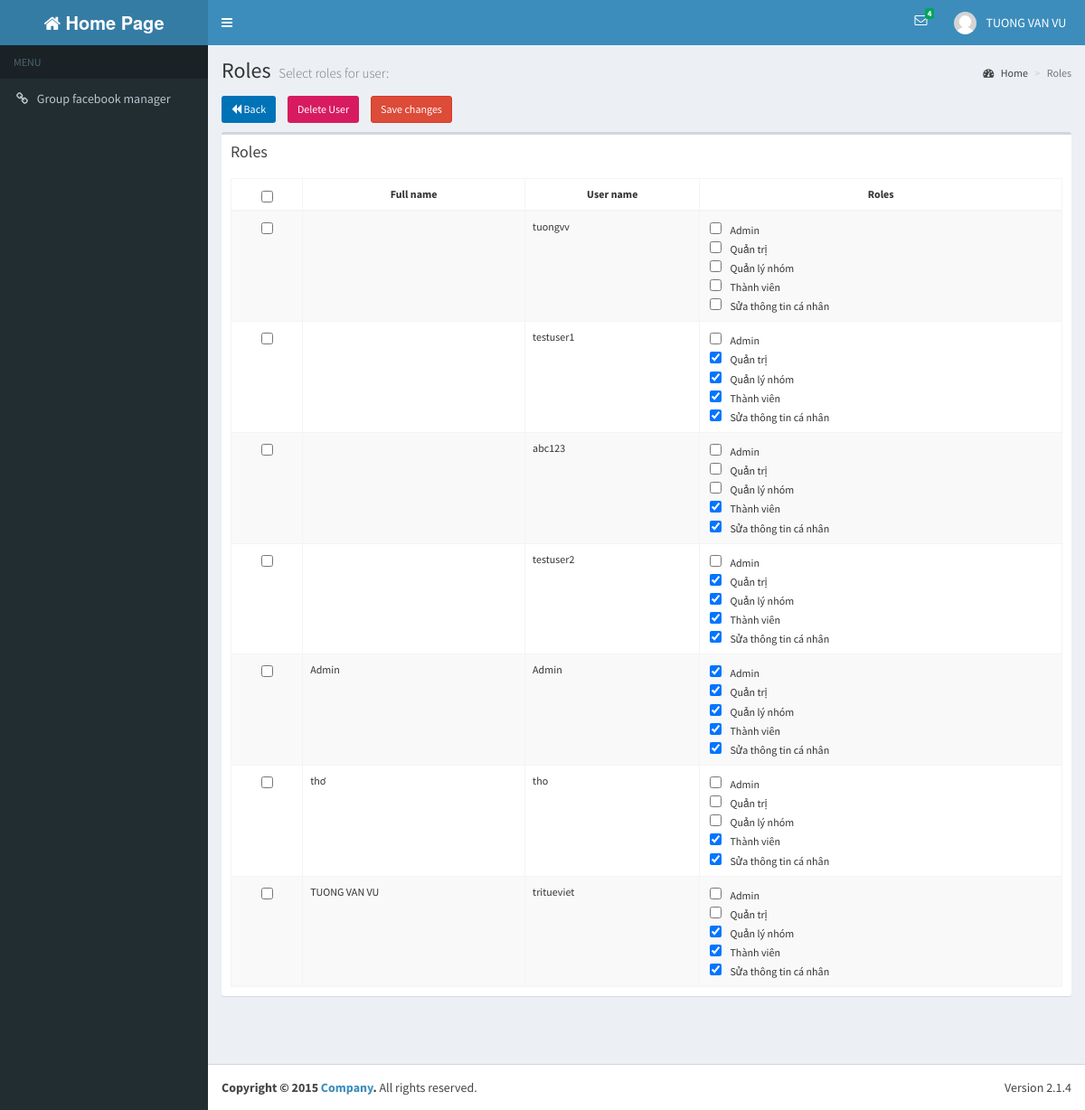
Screenshot of /rolesView.php (signed in) with the database file from the repository.
### tables this page shows
CREATE TABLE IF NOT EXISTS `users` (
  `UserId` int(20) NOT NULL AUTO_INCREMENT,
  `UserName` varchar(30) NOT NULL,
  `Password` varchar(16) NOT NULL,
  `FullName` varchar(50) DEFAULT NULL,
  `Address1` varchar(100) DEFAULT NULL,
  `Birthday` datetime DEFAULT NULL,
  `PhoneNumber1` varchar(15) DEFAULT NULL,
  `Email` varchar(50) DEFAULT NULL,
  `Gender` varchar(10) DEFAULT NULL,
  `CreateTime` timestamp NOT NULL DEFAULT '0000-00-00 00:00:00',
  `UpdateTime` timestamp NOT NULL DEFAULT '0000-00-00 00:00:00' ON UPDATE CURRENT_TIMESTAMP,
  `Avatar` varchar(100) DEFAULT NULL,
  `PhoneNumber2` varchar(100) DEFAULT NULL,
  `Address2` varchar(100) DEFAULT NULL,
  `Class` varchar(50) DEFAULT NULL,
  `School` varchar(100) DEFAULT NULL,
  `FacebookId` varchar(50) DEFAULT NULL,
  PRIMARY KEY (`UserId`),
  KEY `avatar` (`Avatar`)
);

CREATE TABLE IF NOT EXISTS `roles` (
  `RoleId` int(20) NOT NULL AUTO_INCREMENT,
  `RoleName` varchar(30) NOT NULL,
  `Description` varchar(500) NOT NULL,
  PRIMARY KEY (`RoleId`)
);

### dao/db_connect.php (called while the page is built, shortened)
<?php
class DB_CONNECT {
    function connect() {
        $con = @mysql_connect(DB_SERVER, DB_USER, DB_PASSWORD) or die(mysql_error());
        return $con;
    }
}
?>

### dao/daoInbox.php (called while the page is built, shortened)
<?php
require_once 'db_connect.php';
$createTime = "CreateTime";
$updateTime = "UpdateTime";
function getInboxIdUseStatus($varName) {
    $result = mysql_query("SELECT 1 FROM inbox "
            . " WHERE  status = 1 and toUserId = " . $varName)
            or die(mysql_error());
    if (mysql_num_rows($result) > 0) {
        return mysql_num_rows($result);
    }
    return 0;
}
?>

### dao/daoUsers.php (called while the page is built, shortened)
<?php
require_once 'db_connect.php';
require_once '/../models/users.php';
$userId = "UserId";
$userName = "UserName";
$password = "Password";
$fullName = "FullName";
$avatar = "Avatar";
$address1 = "Address1";
$address2 = "Address2";
$birthday = "Birthday";
$phoneNumber1 = "PhoneNumber1";
$phoneNumber2 = "PhoneNumber2";
$email = "Email";
$gender = "Gender";
$school = "School";
$class = "Class";
$createTime = "CreateTime";
$updateTime = "UpdateTime";
function getUserById($varUserName) {
    global $userId, $userName, $password, $fullName, $address1, $address2, $birthday, $phoneNumber1, $phoneNumber2, $email, $gender, $createTime, $updateTime, $school, $class, $avatar;
    $result = mysql_query("SELECT * ,DATE_FORMAT(Birthday, \"%d-%l-%Y\") AS DOB FROM users WHERE UserId = '" . $varUserName . "'") or die(mysql_error());
    if (mysql_num_rows($result) > 0) {
        while ($row = mysql_fetch_array($result)) {
            $users = new Users();
            $users->setUserId($row[$userId]);
            $users->setUserName($row[$userName]);
            $users->setPassword($row[$password]);
            $users->setFullName($row[$fullName]);
            $users->setAddress2($row[$address2]);
            $users->setAddress1($row[$address1]);
            $users->setBirthday($row['DOB']);
            $users->setAvatar($row[$avatar]);
            $users->setPhoneNumber2($row[$phoneNumber2]);
            $users->setPhoneNumber1($row[$phoneNumber1]);
            $users->setEmail($row[$email]);
            $users->setGender($row[$gender]);
            $users->setSchool($row[$school]);
            $users->setClass($row[$class]);
            $users->setCreateTime($row[$createTime]);
            $users->setUpdateTime($row[$updateTime]);
            return $users;
        }
    }
    return null;
}
function getListUsersRole($start, $count) {
    global $userId, $userName, $password, $fullName, $address1, $address2, $birthday, $phoneNumber1, $phoneNumber2, $email, $gender, $createTime, $updateTime, $school, $class, $avatar;
    $listUsers = array();
    $result = mysql_query("SELECT *FROM users  order by " . $fullName . " LIMIT " . $start . "," . $count . "") or die(mysql_error());
    if (mysql_num_rows($result) > 0) {
        while ($row = mysql_fetch_array($result)) {
            $users = new Users();
            $users->setUserId($row[$userId]);
            $users->setUserName($row[$userName]);
            $users->setPassword($row[$password]);
            $users->setFullName($row[$fullName]);
            $users->setAddress2($row[$address2]);
            $users->setAddress1($row[$address1]);
            $users->setBirthday($row[$birthday]);
            $users->setAvatar($row[$avatar]);
            $users->setPhoneNumber2($row[$phoneNumber2]);
            $users->setPhoneNumber1($row[$phoneNumber1]);
            $users->setEmail($row[$email]);
            $users->setGender($row[$gender]);
            $users->setSchool($row[$school]);
            $users->setClass($row[$class]);
            $users->setCreateTime($row[$createTime]);
            $users->setUpdateTime($row[$updateTime]);
            array_push($listUsers, $users);
        }
        return $listUsers;
    }
    return $listUsers;
}
function checkRoleQLNhom($varName) {
    $result = mysql_query("SELECT * from user_role where roleId = 3 AND UserId = " . $varName) or die(mysql_error());
    if (mysql_num_rows($result) > 0) {
        return true;
    }
    return false;
}
?>

### models/users.php (called while the page is built, shortened)
<?php
class Users {
    private $userId;
    private $userName;
    private $fullName;
    function getUserId() {
        return $this->userId;
    }
    function getUserName() {
        return $this->userName;
    }
    function getFullName() {
        return $this->fullName;
    }
    function setUserId($userId) {
        $this->userId = $userId;
    }
    function setUserName($userName) {
        $this->userName = $userName;
    }
    function setFullName($fullName) {
        $this->fullName = $fullName;
    }
}

### dao/daoRoles.php (called while the page is built, shortened)
<?php
require_once 'db_connect.php';
require_once '/../models/roles.php';
$roleId = "RoleId";
$roleName = "RoleName";
$description = "Description";
function checkRole($user, $role) {
    $result = mysql_query("SELECT *FROM user_role where UserId= ".$user." AND RoleId= ".$role) or die(mysql_error());
    if (mysql_num_rows($result) > 0) {
        return true;
    }
    return false;
}
function getListRoles() {
 global    $roleId, $roleName, $description;
$listRoles = array();
    $result = mysql_query("SELECT *FROM roles order by roleId") or die(mysql_error());
    if (mysql_num_rows($result) > 0) {
        while ($row = mysql_fetch_array($result)) {
            $roles = new Roles();
            $roles->setRoleId($row[$roleId]);
            $roles->setRoleName($row[$roleName]);
            $roles->setDescription($row[$description]);
            array_push($listRoles, $roles);
        }
    }
    return $listRoles;
}
?>

### models/roles.php (called while the page is built, shortened)
<?php
class Roles {
    private $roleId;
    private $roleName;
    function getRoleId() {
        return $this->roleId;
    }
    function getRoleName() {
        return $this->roleName;
    }
    function setRoleId($roleId) {
        $this->roleId = $roleId;
    }
    function setRoleName($roleName) {
        $this->roleName = $roleName;
    }
}

### rolesView.php (the view, shortened to what this page needs)
<?php
require_once '/dao/daoUsers.php';
require_once '/models/users.php';
require_once '/dao/daoInbox.php';
require_once '/models/roles.php';
require_once '/dao/daoRoles.php';
$userNameLogin = getUserById($_SESSION['user_id']);
$numInbox = getInboxIdUseStatus($_SESSION['user_id']);
$current = $_GET['pageNumRole'] == null ? 1 : $_GET['pageNumRole'];
$start = ($current - 1) * 10 + 1;
$listInbox = (array) getListUsersRole(($start - 1), 10);
$listRole = getListRoles();
?>
<html>
    <head>
        <?php include 'includeCss.php'; ?>
    </head>
    <body class="hold-transition skin-blue sidebar-mini">
        <div class="wrapper">
            <?php include 'includeTab.php';?>
            <div class="content-wrapper">
                <section class="content-header">
                    <h1>
                        Roles
                        <small>Select roles for user:</small>
                    </h1>
                    <ol class="breadcrumb">
                        <li><a href="#"><i class="fa fa-dashboard"></i> Home</a></li>
                        <li class="active">Roles</li>
                    </ol>
                </section>
                <section class="content">
                    <div class="row">
                        <form id="form_id" name="myform" action="processRoles.php" method="POST">
                            <div class="col-md-12" style="padding-bottom: 10px;">
                                <span>
                                    <div class= "left" style="display:inline" >
                                        <a class="left text-center btn btn-sm btn-file bg-blue" href = "homePage.php"><fi class="fa fa-backward"></fi>  Back</a>
                                    </div>
                                    <div class= "center" style="display:inline;margin-left: 10px;" style="padding-left: 20px;">
                                        <button type="submit" name="deleteUser" class="text-center btn btn-sm btn-file bg-maroon" >Delete User</button>
                                    </div>
                                    <div class= "right" style="display:inline;margin-left: 10px;" style="padding-left: 20px;">
                                        <button type="submit" name="capQuyen1" class="text-center btn btn-sm btn-file btn-danger" >Save changes</button>
                                    </div>
                                </span>
                            </div>
                            <div class="col-md-12">
                                <div class="box">
                                    <div class="box-header">
                                        <h3 class="box-title">Roles</h3>
                                    </div>
                                    <div class="box-body">
                                        <table id="example1" class="table table-bordered table-striped text-sm" cellspacing="0" width="100%">
                                            <thead>
                                                <tr>
                                                    <th class="text-center"><input type="checkbox" id ="selectall"/></th>
                                                    <th class="text-center">Full name</th>
                                                    <th class="text-center">User name</th>
                                                    <th class="text-center">Roles</th>
                                                </tr>
                                            </thead>
                                            <tbody>
                                                <?php
                                                foreach ($listInbox as $row) {
                                                    echo '<tr>';
                                                    echo "<td class =\"text-center\"><input type=\"checkbox\" class =\"cbox\" name=\"checkbox_name[]\" value=\"{$row->getUserId()}\" /></td>";
                                                    echo "<td>" . $row->getFullName() . "</td>";
                                                    echo "<td>{$row->getUserName()}</td>";
                                                    echo "<td align=\"left\">";
                                                    for ($j = 0; $j < sizeof($listRole); $j++) {
                                                        $check = checkRole($row->getUserId(), $listRole[$j]->getRoleId());
                                                        if ($check) {
                                                            echo " &nbsp;<input type=\"checkbox\" name=\"{$row->getUserId()}[]\" value=\"{$listRole[$j]->getRoleId()}\""
                                                            . "checked = \"true\"/> &nbsp; &nbsp;"
                                                            . $listRole[$j]->getRoleName() . "<br>";
                                                        } else {
                                                            echo " &nbsp;<input type=\"checkbox\" name=\"{$row->getUserId()}[]\" value=\"{$listRole[$j]->getRoleId()}\""
                                                            . "/> &nbsp; &nbsp;"
                                                            . $listRole[$j]->getRoleName() . "<br>";
                                                        }
                                                    }
                                                    echo '</tr>';
                                                }
                                                ?>
                                            </tbody>
                                        </table>
                                    </div>
                                </div>
                            </div>
                        </form>
                    </div>
                    <div class="row">
                        <div class="padding-2 col-md-12 text-center">
                        </div>
                    </div>
                </section>
            </div>
            <?php include 'includeFooter.php'; ?>
    </body>
</html>

### includeTab.php (shortened to what this page needs)
<header class="main-header">
    <a href="homePage.php" class="logo">
        <span class="logo-lg "><i class="fa fa-home"></i><b> Home Page</b></span>
    </a>
    <nav class="navbar navbar-static-top" role="navigation">
        <a href="#" class="sidebar-toggle" data-toggle="offcanvas" role="button">
        </a>
        <div class="navbar-custom-menu">
            <ul class="nav navbar-nav">
                <li class="dropdown messages-menu">
                    <a href="#" class="dropdown-toggle" data-toggle="dropdown">
                        <i class="fa fa-envelope-o"></i>
                        <span class="label label-success"><?php echo '' . ($numInbox == null ? 0 : $numInbox); ?></span>
                    </a>
                </li>
                <li class="dropdown user user-menu">
                    <a href="#" class="dropdown-toggle" data-toggle="dropdown">
                        <img src="dist/img/user2-160x160.jpg" class="user-image" alt="User Image">
                        <span class="hidden-xs"> <?php echo $userNameLogin->getFullName(); ?>&nbsp;&nbsp; </span>
                    </a>
                </li>
            </ul>
        </div>
    </nav>
</header>
<aside class="main-sidebar ">
    <section class="sidebar" >
        <?php $adminRole = checkRoleAdminUsingUserId($_SESSION['user_id']);
            ?>
        <ul class="sidebar-menu">
            <li class="header">MENU</li>
            <?php if ($adminRole) { ?>
                <li><a href="rolesView.php?pageNumRole=1"><i class="fa fa-link"></i> <span>Permission user manager</span></a></li>
            <?php } if (checkRoleQLNhom($_SESSION['user_id']) || checkRoleAdminUsingUserId($_SESSION['user_id'])) { ?>
                <li><a href="subGroup.php"><i class="fa fa-link"></i> <span>Group facebook manager</span></a></li>
            <?php } ?>
        </ul>
    </section>
</aside>

### css/w3.css (style rules this page uses)
*,*:before,*:after { box-sizing:inherit }
html { -ms-text-size-adjust:100%;-webkit-text-size-adjust:100% }
body { margin:0 }
article,aside,details,figcaption,figure,footer,header,main,menu,nav,section,summary { display:block }
a { background-color:transparent;-webkit-text-decoration-skip:objects }
small { font-size:80% }
img { border-style:none }
button,input,select,textarea { font:inherit;margin:0 }
button,input { overflow:visible }
button,select { text-transform:none }
button,html [type=button],[type=reset],[type=submit] { -webkit-appearance:button }
[type=checkbox],[type=radio] { padding:0 }
html,body { font-family:Verdana,sans-serif;font-size:15px;line-height:1.5 }
html { overflow-x:hidden }
h1,h2,h3,h4,h5,h6,.w3-slim,.w3-wide { font-family:"Segoe UI",Arial,sans-serif }
h1 { font-size:36px }
h3 { font-size:24px }
h1,h2,h3,h4,h5,h6 { font-weight:400;margin:10px 0 }
img { margin-bottom:-5px }
a { color:inherit }

### rows the page displays
users: FullName "TUONG VAN VU", UserName "tritueviet"
users: UserName "tuongvv"
roles: RoleName "Admin"
roles: RoleName "Quản trị"
roles: RoleName "Quản lý nhóm"
roles: RoleName "Thành viên"
roles: RoleName "Sửa thông tin cá nhân"
users: UserName "testuser1"
users: UserName "abc123"
users: UserName "testuser2"
users: FullName "Admin", UserName "Admin"
users: FullName "thơ", UserName "tho"

### other values shown
$numInbox "4"
